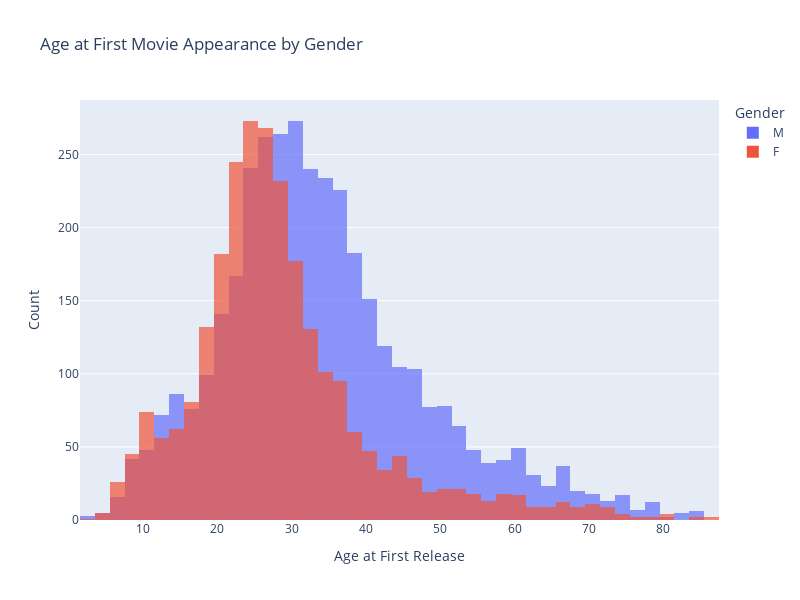

Notebook source saved alongside this figure:
### Code cell
import plotly.express as px

fig = px.histogram(
    actor_df, 
    x='Age at First Release', 
    color='Gender', 
    nbins=50, 
    title='Age at First Movie Appearance by Gender',
    labels={'Age at First Release': 'Age'},
    opacity=0.7,
    width=800, height=600
)
fig.update_layout(barmode='overlay', xaxis_title='Age at First Release', yaxis_title='Count')

fig.show()

### Figure 1 — Plotly figure (JSON) as saved in the notebook; plotly's stock layout.template omitted (floating-point values rounded to 4 significant figures; data arrays with more than 128 entries replaced by an {"elided": "..."} marker saying what was removed)
{"data": [{"alignmentgroup": "True", "bingroup": "x", "hovertemplate": "Gender=M<br>Age=%{x}<br>count=%{y}<extra></extra>", "legendgroup": "M", "marker": {"color": "#636efa", "opacity": 0.7, "pattern": {"shape": ""}}, "name": "M", "nbinsx": 50, "offsetgroup": "M", "orientation": "v", "showlegend": true, "type": "histogram", "x": {"elided": "3859 int values"}, "xaxis": "x", "yaxis": "y"}, {"alignmentgroup": "True", "bingroup": "x", "hovertemplate": "Gender=F<br>Age=%{x}<br>count=%{y}<extra></extra>", "legendgroup": "F", "marker": {"color": "#EF553B", "opacity": 0.7, "pattern": {"shape": ""}}, "name": "F", "nbinsx": 50, "offsetgroup": "F", "orientation": "v", "showlegend": true, "type": "histogram", "x": {"elided": "2680 int values"}, "xaxis": "x", "yaxis": "y"}], "layout": {"barmode": "overlay", "height": 600, "legend": {"title": {"text": "Gender"}, "tracegroupgap": 0}, "title": {"text": "Age at First Movie Appearance by Gender"}, "width": 800, "xaxis": {"anchor": "y", "domain": [0, 1], "title": {"text": "Age at First Release"}}, "yaxis": {"anchor": "x", "domain": [0, 1], "title": {"text": "Count"}}}}
